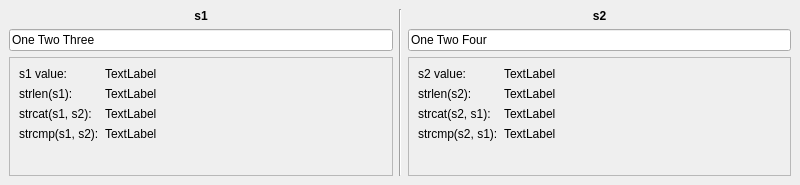
<?xml version="1.0" encoding="UTF-8"?>
<ui version="4.0">
 <class>MainWindow</class>
 <widget class="QMainWindow" name="MainWindow">
  <property name="geometry">
   <rect>
    <x>0</x>
    <y>0</y>
    <width>800</width>
    <height>185</height>
   </rect>
  </property>
  <property name="windowTitle">
   <string>MainWindow</string>
  </property>
  <widget class="QWidget" name="centralwidget">
   <layout class="QHBoxLayout" name="horizontalLayout">
    <item>
     <layout class="QVBoxLayout" name="verticalLayout">
      <item>
       <widget class="QLabel" name="label_9">
        <property name="sizePolicy">
         <sizepolicy hsizetype="Preferred" vsizetype="Maximum">
          <horstretch>0</horstretch>
          <verstretch>0</verstretch>
         </sizepolicy>
        </property>
        <property name="font">
         <font>
          <weight>75</weight>
          <bold>true</bold>
         </font>
        </property>
        <property name="text">
         <string>s1</string>
        </property>
        <property name="alignment">
         <set>Qt::AlignCenter</set>
        </property>
       </widget>
      </item>
      <item>
       <widget class="QLineEdit" name="lineEdit_1">
        <property name="text">
         <string>One Two Three</string>
        </property>
       </widget>
      </item>
      <item>
       <widget class="QFrame" name="frame">
        <property name="frameShape">
         <enum>QFrame::StyledPanel</enum>
        </property>
        <property name="frameShadow">
         <enum>QFrame::Raised</enum>
        </property>
        <layout class="QFormLayout" name="formLayout">
         <item row="0" column="0">
          <widget class="QLabel" name="label_11">
           <property name="text">
            <string>s1 value:</string>
           </property>
          </widget>
         </item>
         <item row="0" column="1">
          <widget class="QLabel" name="s1value">
           <property name="text">
            <string>TextLabel</string>
           </property>
          </widget>
         </item>
         <item row="1" column="0">
          <widget class="QLabel" name="label">
           <property name="text">
            <string>strlen(s1):</string>
           </property>
          </widget>
         </item>
         <item row="1" column="1">
          <widget class="QLabel" name="strlen1">
           <property name="text">
            <string>TextLabel</string>
           </property>
          </widget>
         </item>
         <item row="2" column="0">
          <widget class="QLabel" name="label_2">
           <property name="text">
            <string>strcat(s1, s2):</string>
           </property>
          </widget>
         </item>
         <item row="2" column="1">
          <widget class="QLabel" name="strcat1">
           <property name="text">
            <string>TextLabel</string>
           </property>
          </widget>
         </item>
         <item row="3" column="0">
          <widget class="QLabel" name="label_3">
           <property name="text">
            <string>strcmp(s1, s2):</string>
           </property>
          </widget>
         </item>
         <item row="3" column="1">
          <widget class="QLabel" name="strcmp1">
           <property name="text">
            <string>TextLabel</string>
           </property>
          </widget>
         </item>
        </layout>
       </widget>
      </item>
     </layout>
    </item>
    <item>
     <widget class="Line" name="line">
      <property name="orientation">
       <enum>Qt::Vertical</enum>
      </property>
     </widget>
    </item>
    <item>
     <layout class="QVBoxLayout" name="verticalLayout_2">
      <item>
       <widget class="QLabel" name="label_10">
        <property name="sizePolicy">
         <sizepolicy hsizetype="Preferred" vsizetype="Maximum">
          <horstretch>0</horstretch>
          <verstretch>0</verstretch>
         </sizepolicy>
        </property>
        <property name="font">
         <font>
          <weight>75</weight>
          <bold>true</bold>
         </font>
        </property>
        <property name="text">
         <string>s2</string>
        </property>
        <property name="alignment">
         <set>Qt::AlignCenter</set>
        </property>
       </widget>
      </item>
      <item>
       <widget class="QLineEdit" name="lineEdit_2">
        <property name="text">
         <string>One Two Four</string>
        </property>
       </widget>
      </item>
      <item>
       <widget class="QFrame" name="frame_2">
        <property name="frameShape">
         <enum>QFrame::StyledPanel</enum>
        </property>
        <property name="frameShadow">
         <enum>QFrame::Raised</enum>
        </property>
        <layout class="QFormLayout" name="formLayout_2">
         <item row="0" column="0">
          <widget class="QLabel" name="label_13">
           <property name="text">
            <string>s2 value:</string>
           </property>
          </widget>
         </item>
         <item row="0" column="1">
          <widget class="QLabel" name="s2value">
           <property name="text">
            <string>TextLabel</string>
           </property>
          </widget>
         </item>
         <item row="1" column="0">
          <widget class="QLabel" name="label_4">
           <property name="text">
            <string>strlen(s2):</string>
           </property>
          </widget>
         </item>
         <item row="1" column="1">
          <widget class="QLabel" name="strlen2">
           <property name="text">
            <string>TextLabel</string>
           </property>
          </widget>
         </item>
         <item row="2" column="0">
          <widget class="QLabel" name="label_5">
           <property name="text">
            <string>strcat(s2, s1):</string>
           </property>
          </widget>
         </item>
         <item row="2" column="1">
          <widget class="QLabel" name="strcat2">
           <property name="text">
            <string>TextLabel</string>
           </property>
          </widget>
         </item>
         <item row="3" column="0">
          <widget class="QLabel" name="label_6">
           <property name="text">
            <string>strcmp(s2, s1):</string>
           </property>
          </widget>
         </item>
         <item row="3" column="1">
          <widget class="QLabel" name="strcmp2">
           <property name="text">
            <string>TextLabel</string>
           </property>
          </widget>
         </item>
        </layout>
       </widget>
      </item>
     </layout>
    </item>
   </layout>
  </widget>
 </widget>
 <resources/>
 <connections/>
</ui>
